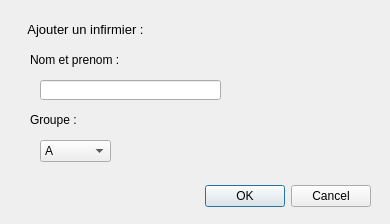
<?xml version="1.0" encoding="UTF-8"?>
<ui version="4.0">
 <class>Dialog</class>
 <widget class="QDialog" name="Dialog">
  <property name="geometry">
   <rect>
    <x>0</x>
    <y>0</y>
    <width>390</width>
    <height>224</height>
   </rect>
  </property>
  <property name="sizePolicy">
   <sizepolicy hsizetype="Fixed" vsizetype="Fixed">
    <horstretch>0</horstretch>
    <verstretch>0</verstretch>
   </sizepolicy>
  </property>
  <property name="minimumSize">
   <size>
    <width>390</width>
    <height>224</height>
   </size>
  </property>
  <property name="maximumSize">
   <size>
    <width>390</width>
    <height>224</height>
   </size>
  </property>
  <property name="windowTitle">
   <string>Dialog</string>
  </property>
  <widget class="QDialogButtonBox" name="buttonBox">
   <property name="geometry">
    <rect>
     <x>30</x>
     <y>180</y>
     <width>341</width>
     <height>32</height>
    </rect>
   </property>
   <property name="orientation">
    <enum>Qt::Horizontal</enum>
   </property>
   <property name="standardButtons">
    <set>QDialogButtonBox::Cancel|QDialogButtonBox::Ok</set>
   </property>
  </widget>
  <widget class="QLabel" name="label">
   <property name="geometry">
    <rect>
     <x>10</x>
     <y>14</y>
     <width>151</width>
     <height>31</height>
    </rect>
   </property>
   <property name="font">
    <font>
     <pointsize>10</pointsize>
    </font>
   </property>
   <property name="text">
    <string>Ajouter un infirmier :</string>
   </property>
   <property name="alignment">
    <set>Qt::AlignCenter</set>
   </property>
  </widget>
  <widget class="QComboBox" name="comboBox">
   <property name="geometry">
    <rect>
     <x>40</x>
     <y>140</y>
     <width>71</width>
     <height>22</height>
    </rect>
   </property>
   <item>
    <property name="text">
     <string>A</string>
    </property>
   </item>
   <item>
    <property name="text">
     <string>B</string>
    </property>
   </item>
   <item>
    <property name="text">
     <string>C</string>
    </property>
   </item>
   <item>
    <property name="text">
     <string>D</string>
    </property>
   </item>
   <item>
    <property name="text">
     <string>E</string>
    </property>
   </item>
  </widget>
  <widget class="QLabel" name="label_2">
   <property name="geometry">
    <rect>
     <x>30</x>
     <y>110</y>
     <width>111</width>
     <height>20</height>
    </rect>
   </property>
   <property name="text">
    <string>Groupe :</string>
   </property>
  </widget>
  <widget class="QLabel" name="label_3">
   <property name="geometry">
    <rect>
     <x>30</x>
     <y>50</y>
     <width>101</width>
     <height>20</height>
    </rect>
   </property>
   <property name="text">
    <string>Nom et prenom :</string>
   </property>
  </widget>
  <widget class="QLineEdit" name="lineEdit">
   <property name="geometry">
    <rect>
     <x>40</x>
     <y>80</y>
     <width>181</width>
     <height>20</height>
    </rect>
   </property>
  </widget>
 </widget>
 <resources/>
 <connections>
  <connection>
   <sender>buttonBox</sender>
   <signal>accepted()</signal>
   <receiver>Dialog</receiver>
   <slot>accept()</slot>
   <hints>
    <hint type="sourcelabel">
     <x>248</x>
     <y>254</y>
    </hint>
    <hint type="destinationlabel">
     <x>157</x>
     <y>274</y>
    </hint>
   </hints>
  </connection>
  <connection>
   <sender>buttonBox</sender>
   <signal>rejected()</signal>
   <receiver>Dialog</receiver>
   <slot>reject()</slot>
   <hints>
    <hint type="sourcelabel">
     <x>316</x>
     <y>260</y>
    </hint>
    <hint type="destinationlabel">
     <x>286</x>
     <y>274</y>
    </hint>
   </hints>
  </connection>
 </connections>
</ui>
